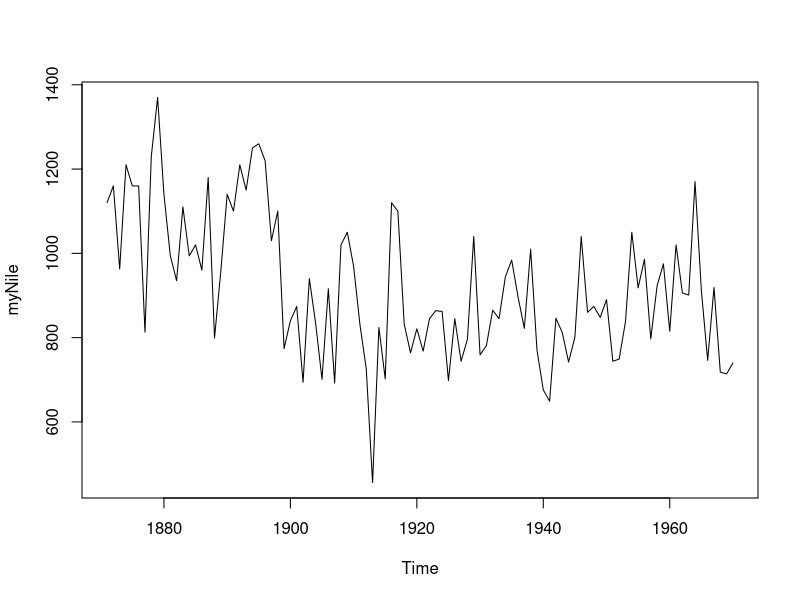
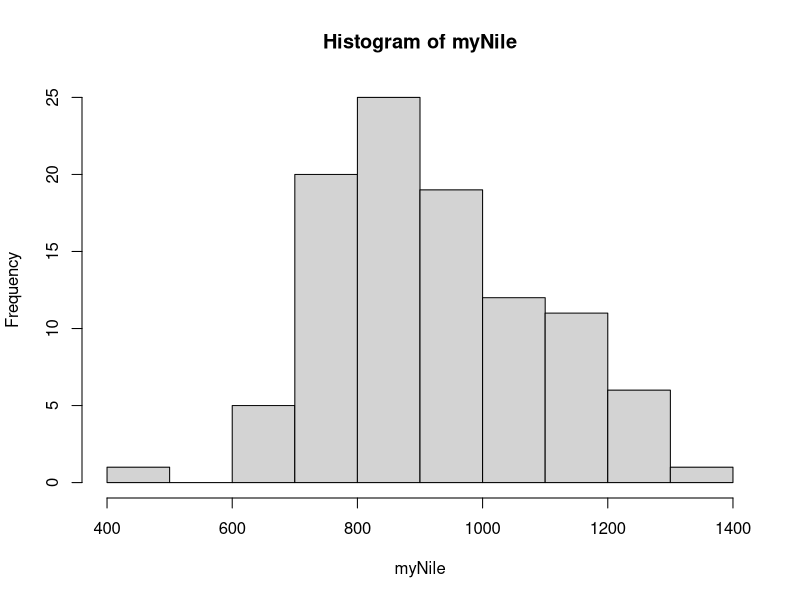

Source code (R) for these figures, in order:
# 1. Get an explanation of the contents of the built-in Nile data set using help or ? In

# your own words, what is contained in the Nile data set?

# 2. Make a copy of the Nile data set into a new object called myNile
myNile <- Nile
# 3. Review the structure of myNile.
View(myNile)
# 4. Create a time series plot of the Nile data like this: 
plot(myNile)
# 5. Create a frequency histogram of the Nile data set. In a block comment, describe
hist(myNile)
# the shape that you see. Is it a symmetric, bell-shaped (normal) curve? Is it
# skewed, with a long tail pointing to the right or left?
#left
# 6. Find out the length of the Nile data.
length(myNile)
# 7. Calculate how many different ways there are to sample 10 observations from the
# Nile data. Here’s some code that will do the job:
# n <- length(myNile) # Number of items in the set to be sampled
# r <- 10 # Number of observations to include in each sample
# factorial(n) / factorial(n - r) # Ordered samples without replacement
# n ^ r # Ordered samples with replacement

sample(myNile, size = 10, replace = TRUE)